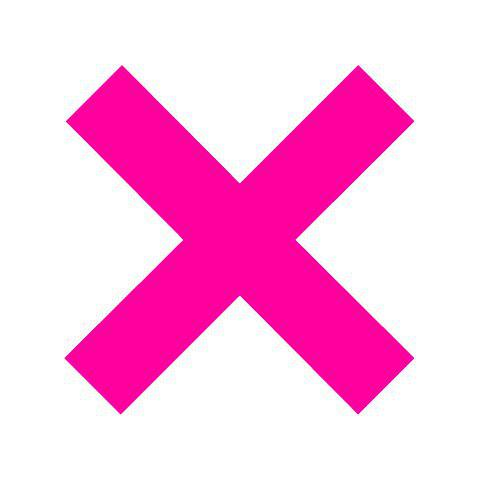
%> input picture OCR/X.jpg, 480 x 480 px, given in place of X.png, which was not available
$ octave mse.m   (GNU Octave 9; MATLAB toolbox functions it lacks are replaced by stand-ins)
%> lines starting %> are read from the running program, lines starting %| are printed output that depends on the picture; in (x1, y1, x2, y2) boxes, pixels count from 0 and x2, y2 are one past the last pixel; in counts of white or black regions, pixels touching at a corner belong together; the program's own positions count from 1; pictures that were not available may be replaced by others from this repository, and a replacement may not be noted
clear all;
clc;

imdata = imread('H:\image\X.png');
%> imdata is the input picture: size 480x480x3 uint8; mean R, G, B 253.5, 189, 229.3
figure
imshow(imdata)
title('original image')

ref = rgb2gray(imdata);
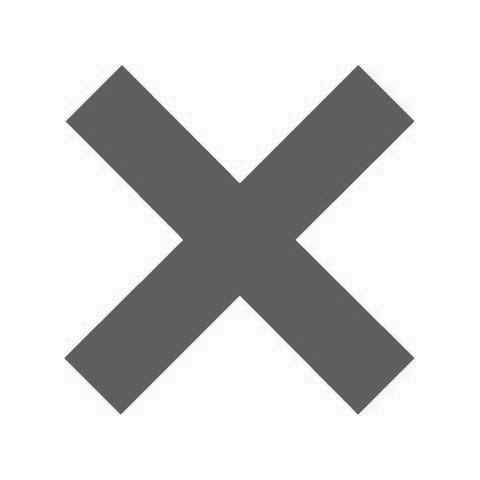
%> ref: size 480x480 uint8; min 71, max 255, mean 212.9
figure
imshow(ref)
title('Greyscale image')

N = imnoise(ref, 'salt & pepper',0.02);
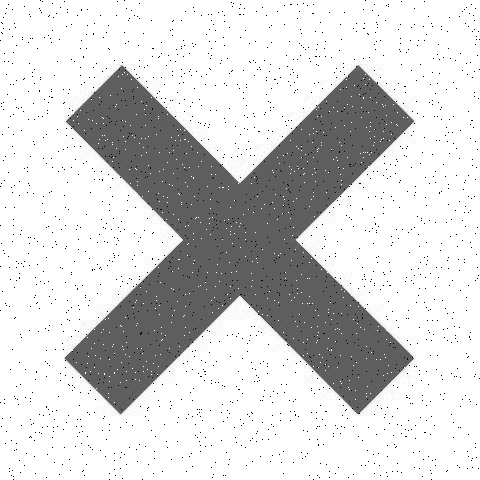
%> N: size 480x480 uint8; min 0, max 255, mean 211.1
figure
imshow(N)
title('Noised image')

g = medfilt1(N);
figure
imshow(g)
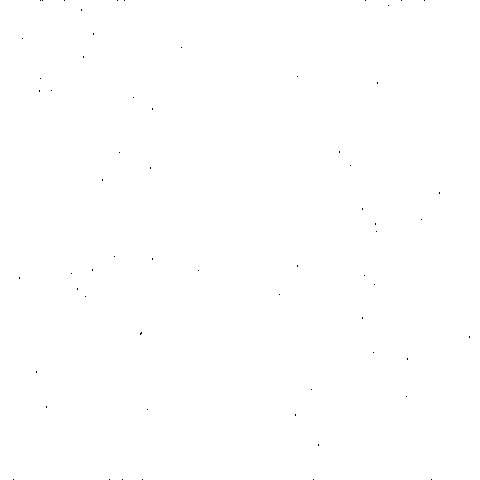
%> displayed picture: size 480x480, on the screen's scale of 0 to 255; 100% white; black in thin lines or dots
title('clear image')

error = immse(N,ref)
%> error = 568.5
error = immse(ref, ref)
%> error = 0

$ run again, with OCR/B_test.jpg copied over OCR/X.jpg
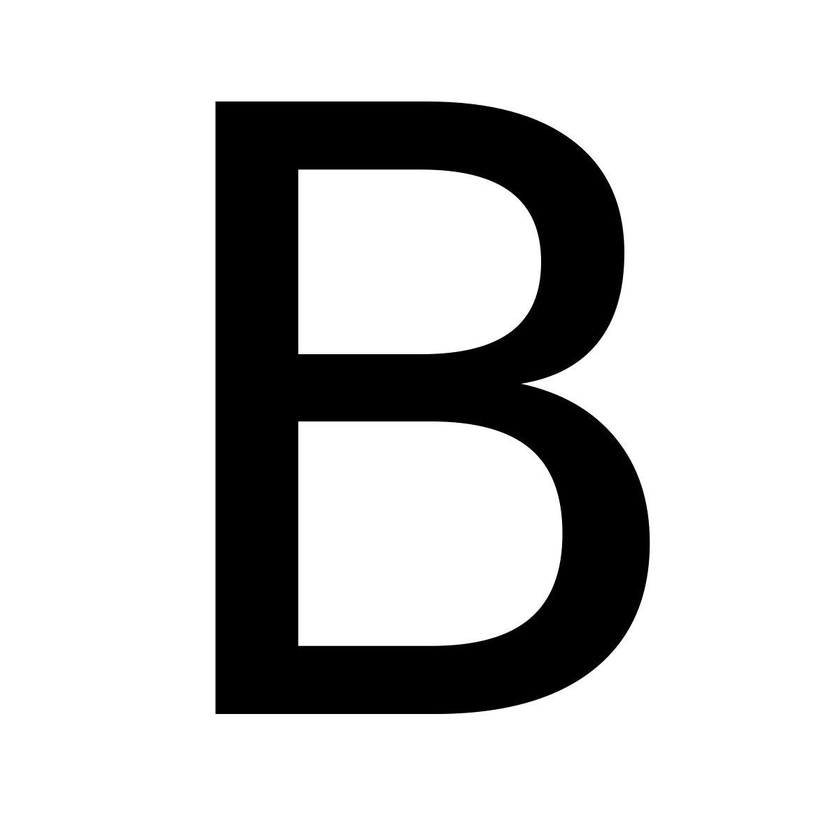
%> input picture OCR/B_test.jpg, 840 x 840 px, shrunk from 1200 x 1200 before the run, given in place of X.png, which was not available
%> imdata is the input picture: size 840x840x3 uint8; min 0, max 255, mean 203.1
%> `N = imnoise(ref, 'salt & pepper',0.02);`:
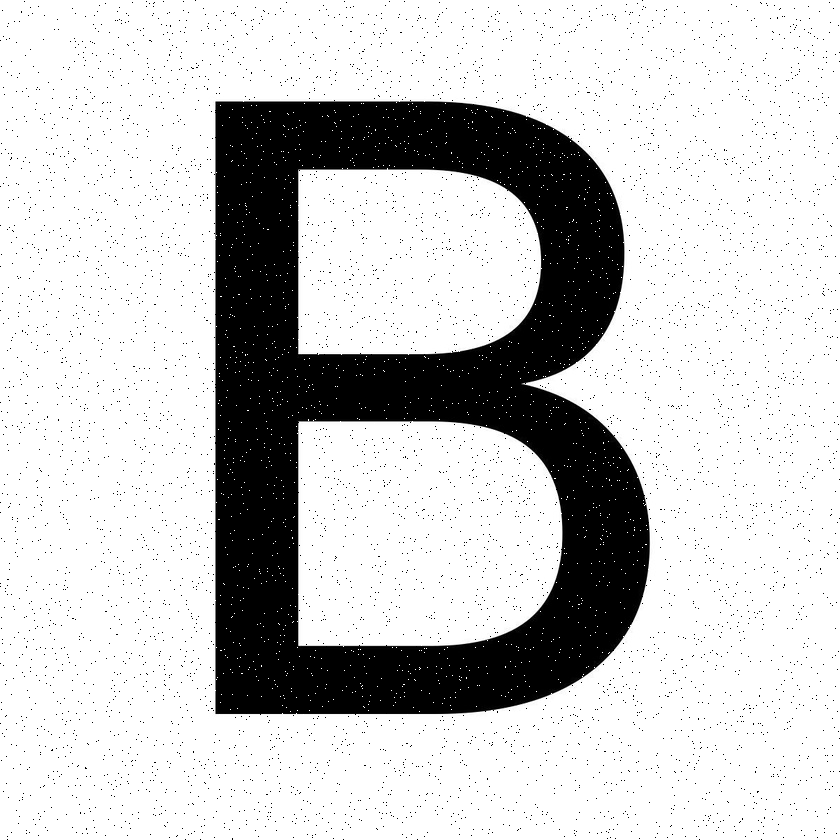
%> N: size 840x840 uint8; min 0, max 255, mean 201.6
%> `imshow(g)`:
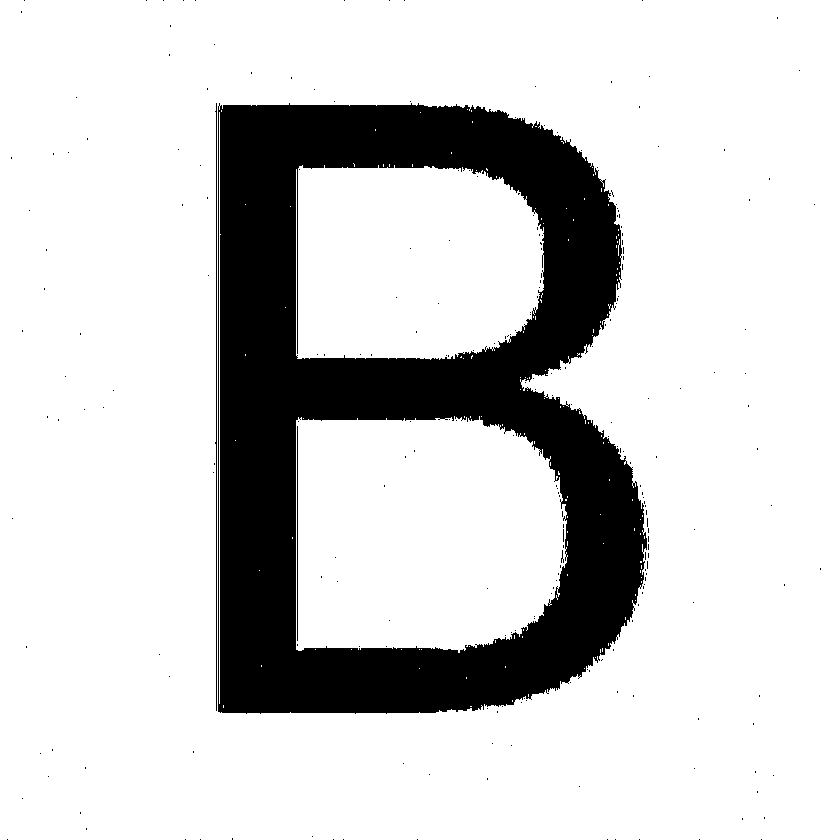
%> displayed picture: size 840x840, on the screen's scale of 0 to 255; 81.3% white; 248 black regions (245 under 20 px), largest, box (x1, y1, x2, y2) and area: (218, 103, 647, 714) 130725, (215, 103, 217, 711) 611, (297, 426, 298, 641) 215
%> `error = immse(N,ref)`: error = 649.1
%> `error = immse(ref, ref)`: error = 0

$ run again, with OCR/TEST_2.JPG copied over OCR/X.jpg
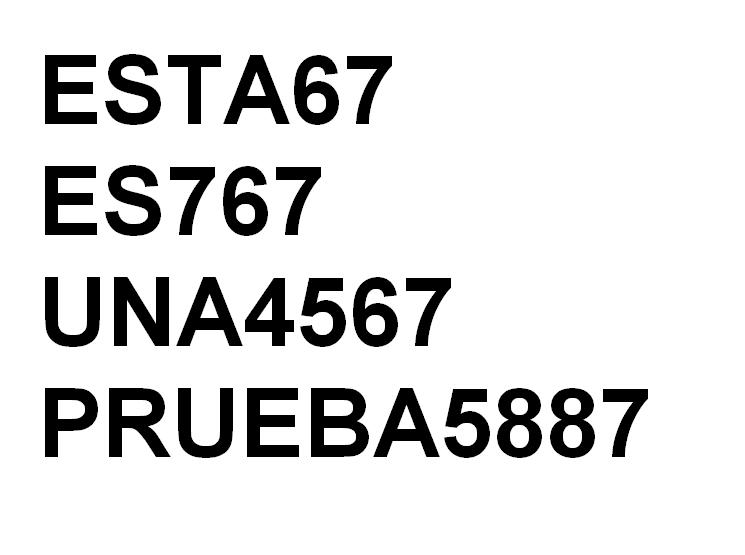
%> input picture OCR/TEST_2.JPG, 745 x 555 px, given in place of X.png, which was not available
%> imdata is the input picture: size 555x745x3 uint8; min 0, max 255, mean 222.4
%> `N = imnoise(ref, 'salt & pepper',0.02);`:
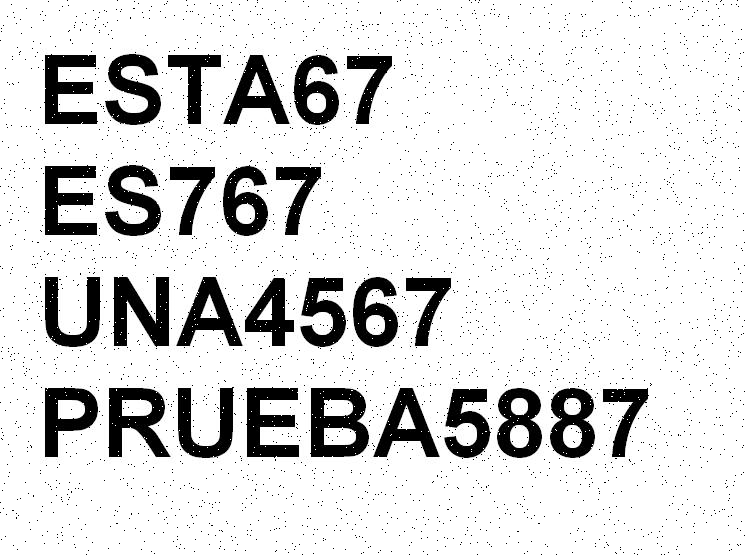
%> N: size 555x745 uint8; min 0, max 255, mean 220.5
%> `imshow(g)`:
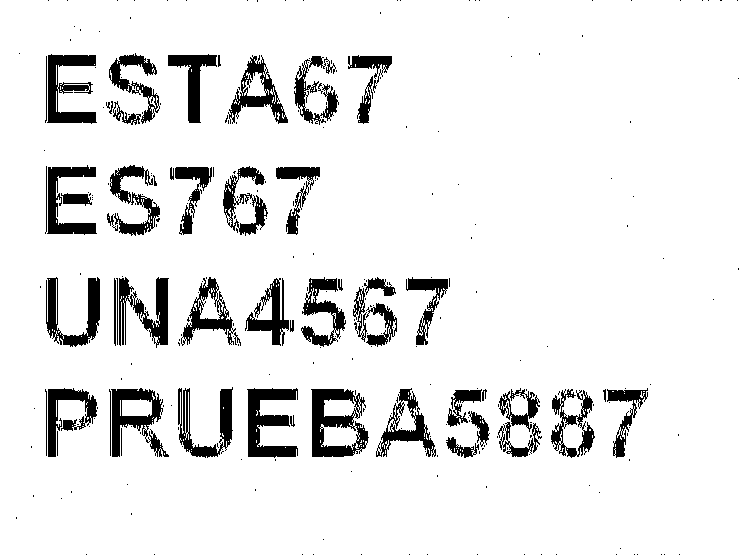
%> displayed picture: size 555x745, on the screen's scale of 0 to 255; 90.9% white; 279 black regions (222 under 20 px), largest, box (x1, y1, x2, y2) and area: (311, 389, 369, 457) 2117, (247, 388, 298, 458) 1920, (47, 54, 97, 124) 1730
%> `error = immse(N,ref)`: error = 652.7
%> `error = immse(ref, ref)`: error = 0
